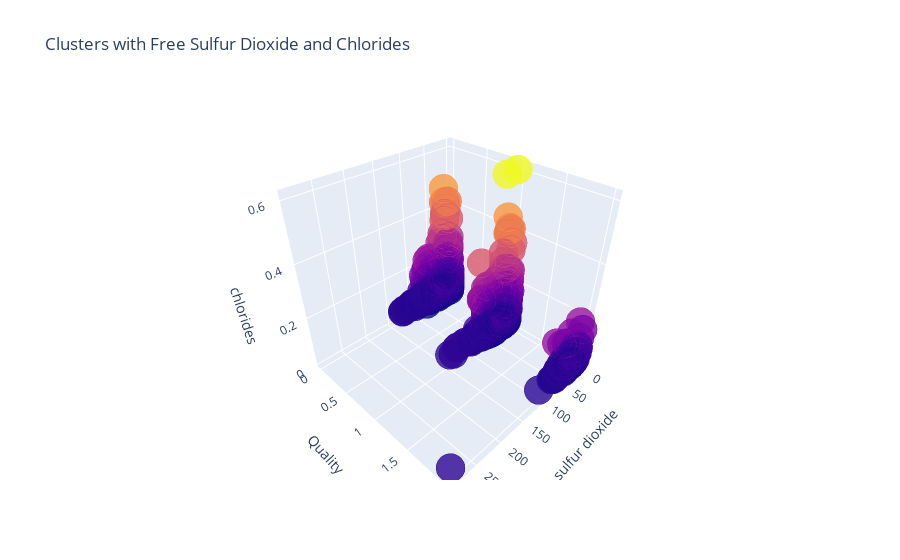

Notebook cell for this chart:
### Code cell
import plotly as py
import plotly.graph_objs as go

data = df

trace1 = go.Scatter3d(
    x= data['free sulfur dioxide'],
    y= data['quality_num'],
    z= data['chlorides'],
    mode='markers',
     marker=dict(
        color = data['chlorides'], 
        size= 10,
        line=dict(
            color= data['chlorides'],
            width= 12
        ),
        opacity=0.8
     )
)
data1 = [trace1]
layout = go.Layout(
    title= 'Clusters with Free Sulfur Dioxide and Chlorides',
    scene = dict(
            xaxis = dict(title  = 'free sulfur dioxide'),
            yaxis = dict(title  = 'Quality'),
            zaxis = dict(title  = 'chlorides')
        )
)
fig = go.Figure(data=data1, layout=layout)
py.offline.iplot(fig)

### Figure 1 — Plotly figure (JSON) as saved in the notebook; plotly's stock layout.template omitted (floating-point values rounded to 4 significant figures; data arrays with more than 128 entries replaced by an {"elided": "..."} marker saying what was removed)
{"data": [{"marker": {"color": {"elided": "5320 float values"}, "line": {"color": {"elided": "5320 float values"}, "width": 12}, "opacity": 0.8, "size": 10}, "mode": "markers", "type": "scatter3d", "x": {"elided": "5320 float values"}, "y": {"elided": "5320 int values"}, "z": {"elided": "5320 float values"}}], "layout": {"scene": {"xaxis": {"title": {"text": "free sulfur dioxide"}}, "yaxis": {"title": {"text": "Quality"}}, "zaxis": {"title": {"text": "chlorides"}}}, "title": {"text": "Clusters with Free Sulfur Dioxide and Chlorides"}}}
